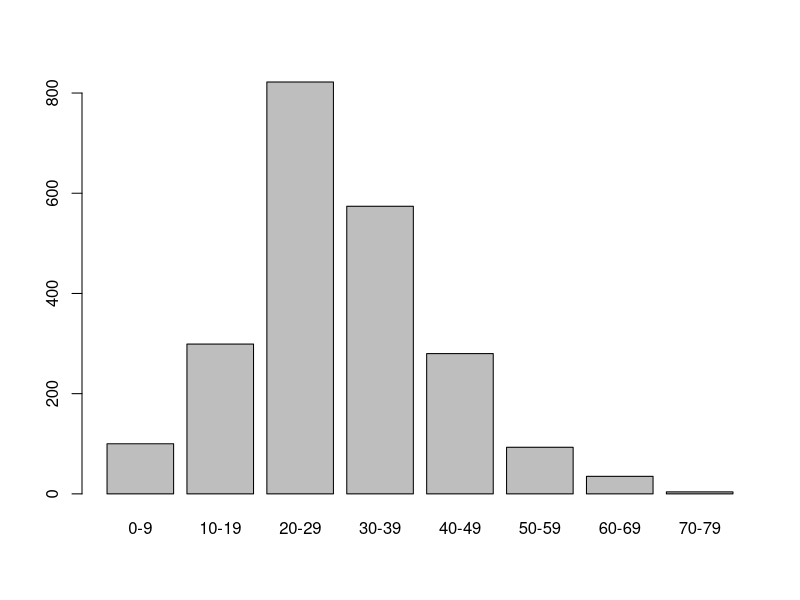
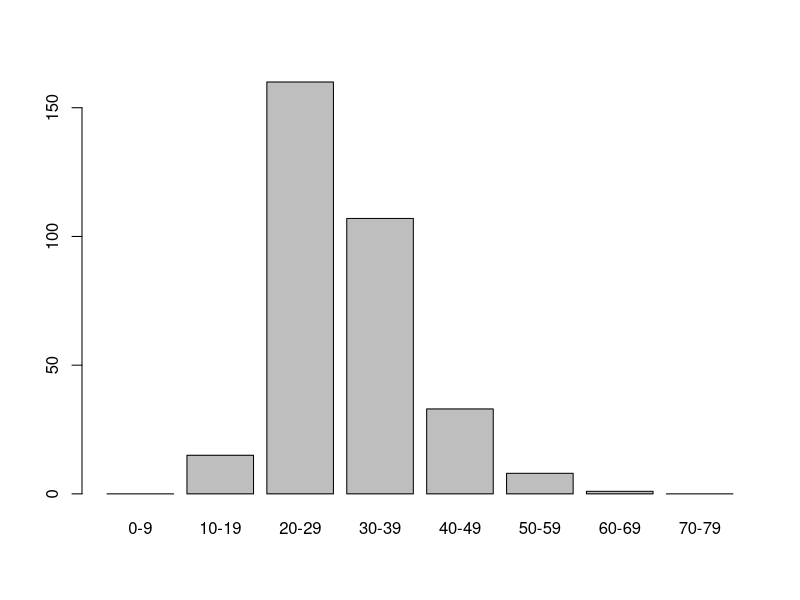
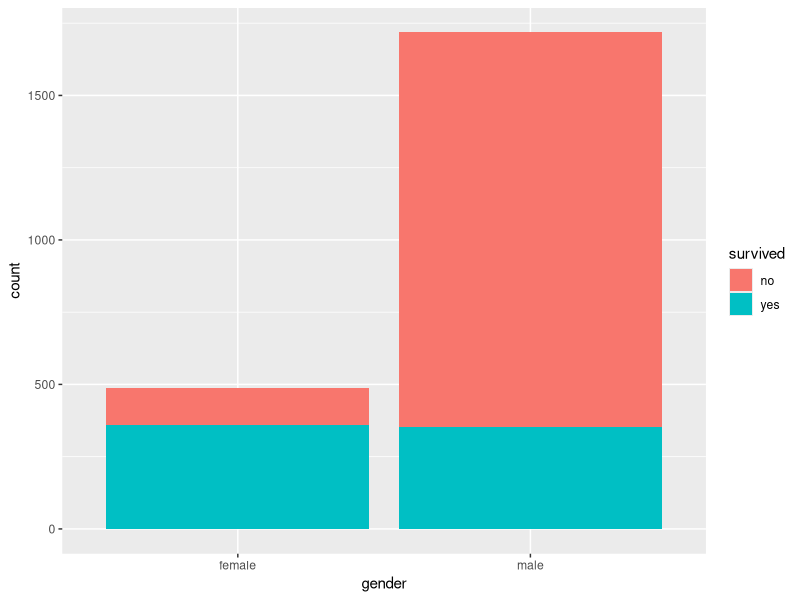
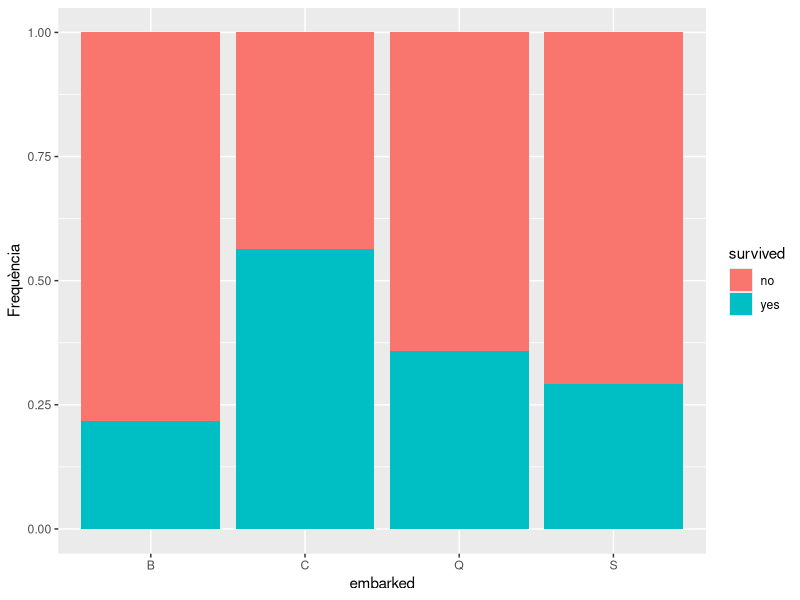
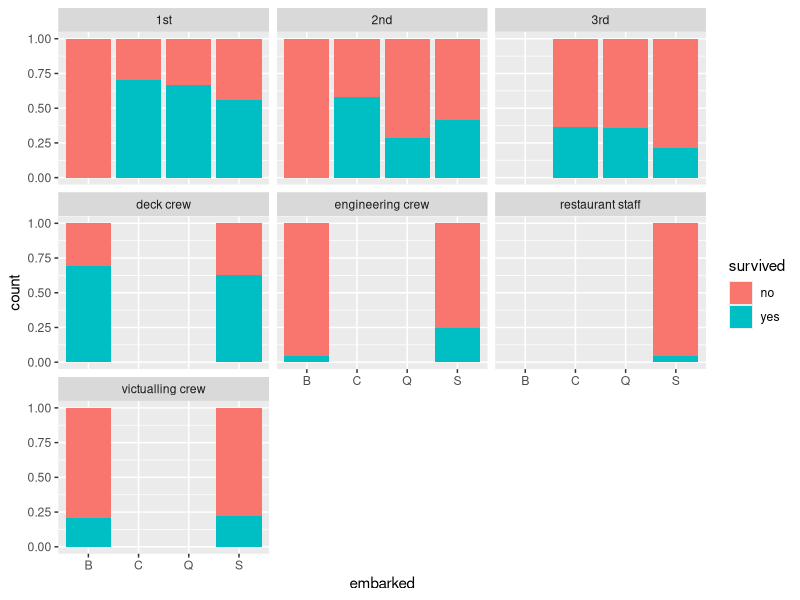
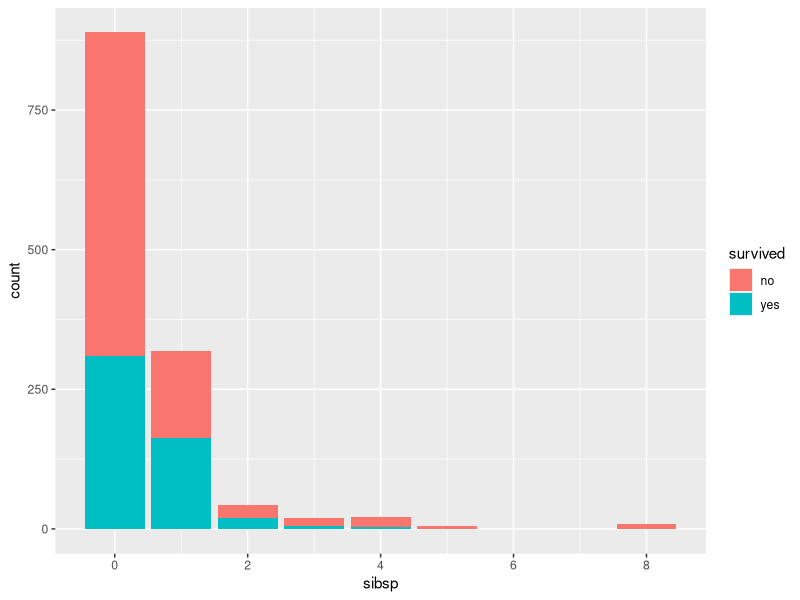
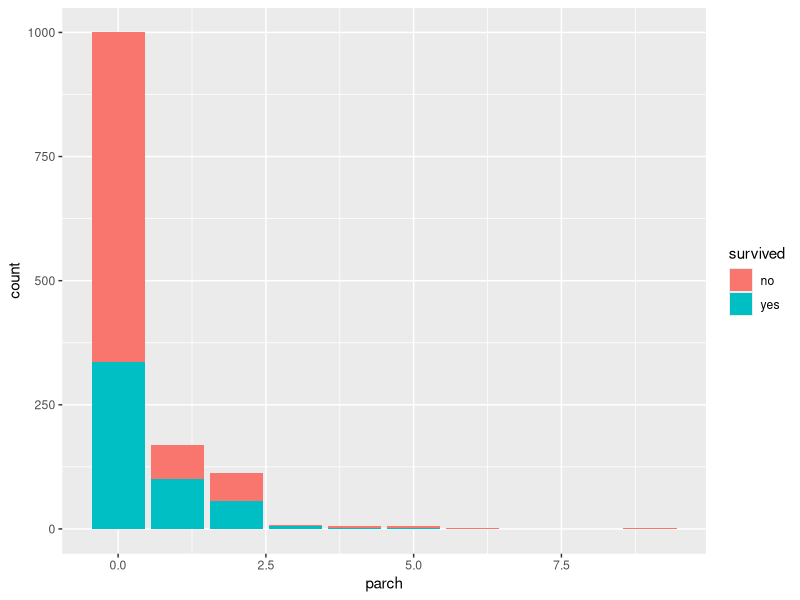
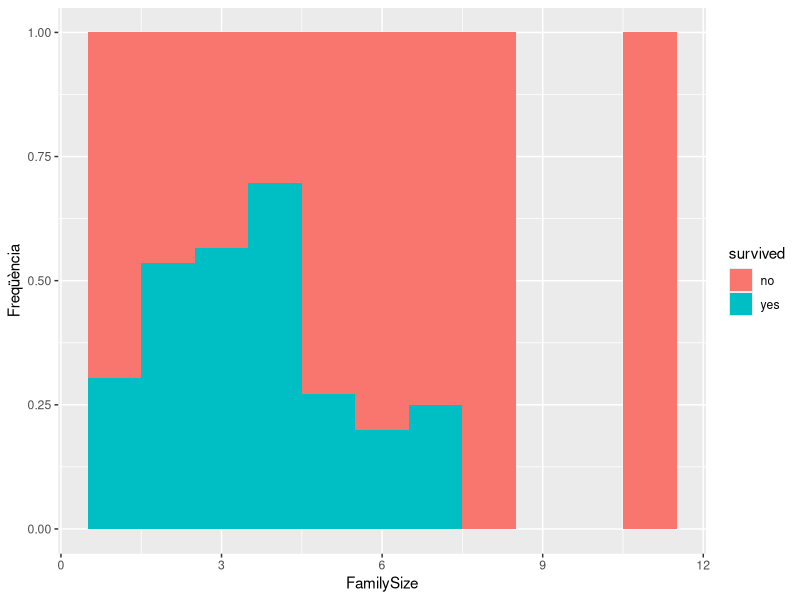

Source code (R) for these figures, in order:
## ---- chunk 1
knitr::opts_chunk$set(echo = TRUE)
## ---- chunk 2
# https://cran.r-project.org/web/packages/ggplot2/index.html
if (!require('ggplot2')) install.packages('ggplot2'); library('ggplot2')
# https://cran.r-project.org/web/packages/dplyr/index.html
if (!require('dplyr')) install.packages('dplyr'); library('dplyr')
## ---- chunk 3
totalData <- read.csv('titanic.csv',stringsAsFactors = FALSE)
filas=dim(totalData)[1]
## ---- chunk 4
totalData_crew=subset(totalData, totalData$class=="engineering crew")
## ---- chunk 5
str(totalData)
## ---- chunk 6
summary(totalData)
## ---- chunk 7
colSums(is.na(totalData))
colSums(totalData=="")
## ---- chunk 8
totalData$country[is.na(totalData$country)] <- "Desconocido"
## ---- chunk 9
totalData$age[is.na(totalData$age)] <- mean(totalData$age,na.rm=T)
## ---- chunk 10

summary(totalData[,"age"])
## ---- chunk 11
totalData["segmento_edad"] <- cut(totalData$age, breaks = c(0,10,20,30,40,50,60,70,100), labels = c("0-9", "10-19", "20-29", "30-39","40-49","50-59","60-69","70-79"))
## ---- chunk 12
head(totalData)
## ---- chunk 13
plot(totalData$segmento_edad)
## ---- chunk 14
totalData_crew["segmento_edad"] <- cut(totalData_crew$age, breaks = c(0,10,20,30,40,50,60,70,100), labels = c("0-9", "10-19", "20-29", "30-39","40-49","50-59","60-69","70-79"))
plot(totalData_crew$segmento_edad)
## ---- chunk 15
ggplot(data=totalData[1:filas,],aes(x=gender,fill=survived))+geom_bar()
## ---- chunk 16
ggplot(data = totalData[1:filas,],aes(x=embarked,fill=survived))+geom_bar(position="fill")+ylab("Frequència")
## ---- chunk 17
t<-table(totalData[1:filas,]$embarked,totalData[1:filas,]$survived)
for (i in 1:dim(t)[1]){
    t[i,]<-t[i,]/sum(t[i,])*100
}
## ---- chunk 18
ggplot(data = totalData[1:filas,],aes(x=embarked,fill=survived))+geom_bar(position="fill")+facet_wrap(~class)
## ---- chunk 19
ggplot(data = totalData[1:filas,],aes(x=sibsp,fill=survived))+geom_bar()
ggplot(data = totalData[1:filas,],aes(x=parch,fill=survived))+geom_bar()
## ---- chunk 20
totalData$FamilySize <- totalData$sibsp + totalData$parch +1;
totalData1<-totalData[1:filas,]
ggplot(data = totalData1[!is.na(totalData[1:filas,]$FamilySize),],aes(x=FamilySize,fill=survived))+geom_histogram(binwidth =1,position="fill")+ylab("Freqüència")
## ---- chunk 21
ggplot(data = totalData1[!(is.na(totalData[1:filas,]$age)),],aes(x=age,fill=survived))+geom_histogram(binwidth =3)
ggplot(data = totalData1[!is.na(totalData[1:filas,]$age),],aes(x=age,fill=survived))+geom_histogram(binwidth = 3,position="fill")+ylab("Frequencia")
## ---- chunk 22
# Cargamos el juego de datos

# Redacta aquí el código R para el estudio del juego de datos
